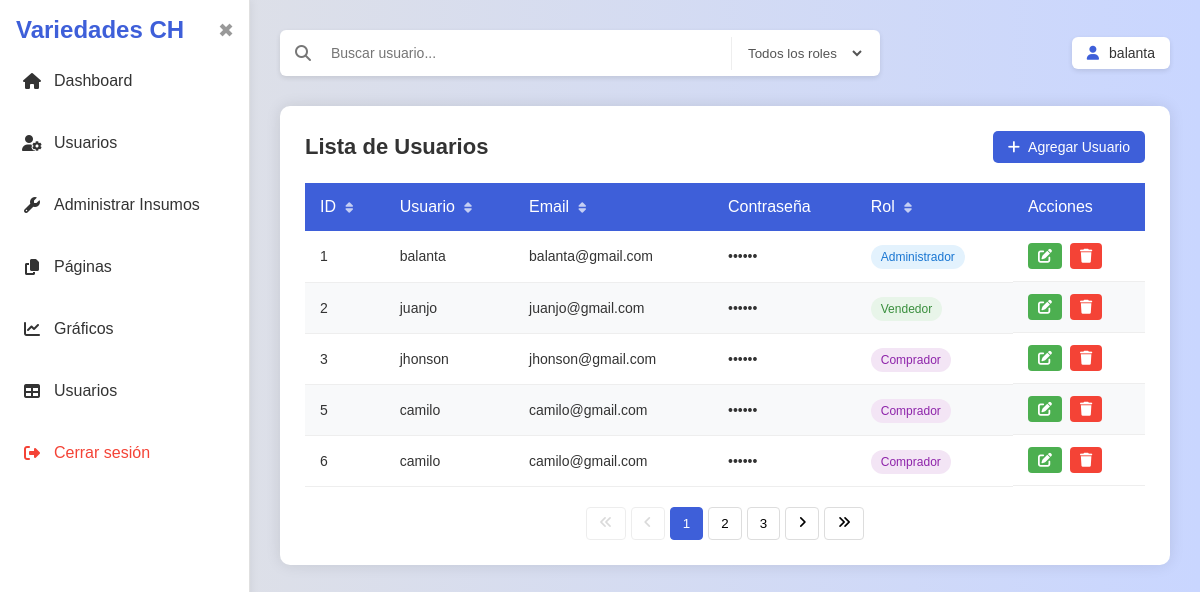
The page /admin.php (signed in) on the database its author committed.
### tables this page shows
CREATE TABLE `usuarios` (
  `id` int(11) NOT NULL,
  `username` varchar(50) NOT NULL,
  `password` varchar(255) NOT NULL,
  `rol` enum('administrador','vendedor','comprador') NOT NULL,
  `email` varchar(100) DEFAULT NULL,
  `fecha_creacion` timestamp NOT NULL DEFAULT current_timestamp()
);

### admin.php (the view, shortened to what this page needs)
<?php
$conn = new mysqli("localhost", "root", "", "gestion_proyectos");
$users = [];
$result = $conn->query("SELECT id, username, email, password, rol FROM usuarios");
if ($result->num_rows > 0) {
    while ($row = $result->fetch_assoc()) {
        $users[] = $row;
    }
}
?>
<!DOCTYPE html>
<html lang="es">
<head>
    <link rel="stylesheet" href="https://cdnjs.cloudflare.com/ajax/libs/font-awesome/6.5.0/css/all.min.css">
    <link rel="stylesheet" href="admin_style.css">
</head>
<body>
    <div class="sidebar" id="sidebar">
        <div class="sidebar-header">
        <h2><span class="brand label-text">Variedades</span> <span class="label-text">CH</span></h2>
            <button class="close-btn" id="closeSidebar">✖</button>
        </div>
        <ul>
        <li><a href="#"><i class="fas fa-home"></i> <span class="label-text">Dashboard</span></a></li>
<li><a href="admin.php"><i class="fas fa-user-cog"></i> <span class="label-text">Usuarios</span></a></li>
<li><a href="administrar_productos.php"><i class="fas fa-wrench"></i> <span class="label-text">Administrar Insumos</span></a></li>
<li><a href="#"><i class="fas fa-copy"></i> <span class="label-text">Páginas</span></a></li>
<li><a href="#"><i class="fas fa-chart-line"></i> <span class="label-text">Gráficos</span></a></li>
<li><a href="#"><i class="fas fa-table"></i> <span class="label-text">Usuarios</span></a></li>
<li><a href="logout.php" class="logout"><i class="fas fa-sign-out-alt"></i> <span class="label-text">Cerrar sesión</span></a></li>
        </ul>
    </div>
    <div class="main-content" id="mainContent">
        <div class="topbar">
            <div class="search-container">
                <i class="fas fa-search"></i>
                <input type="text" placeholder="Buscar usuario..." id="searchInput">
                <select id="roleFilter">
                    <option value="">Todos los roles</option>
                </select>
            </div>
            <div class="user">
                <i class="fas fa-user"></i> <?php echo htmlspecialchars($_SESSION['username']); ?>
            </div>
        </div>
        <div class="card">
            <div class="card-header">
                <h3>Lista de Usuarios</h3>
                <button class="add-user" id="addUserBtn">
                    <i class="fas fa-plus"></i> Agregar Usuario
                </button>
            </div>
            <div class="table-container">
                <table id="usersTable">
                    <thead>
                        <tr>
                            <th>ID <i class="fas fa-sort" data-column="0"></i></th>
                            <th>Usuario <i class="fas fa-sort" data-column="1"></i></th>
                            <th>Email <i class="fas fa-sort" data-column="2"></i></th>
                            <th>Contraseña</th>
                            <th>Rol <i class="fas fa-sort" data-column="4"></i></th>
                            <th>Acciones</th>
                        </tr>
                    </thead>
                    <tbody>
                        <?php foreach ($users as $user): ?>
                        <tr data-id="<?php echo $user['id']; ?>">
                            <td><?php echo $user['id']; ?></td>
                            <td><?php echo htmlspecialchars($user['username']); ?></td>
                            <td><?php echo htmlspecialchars($user['email']); ?></td>
                            <td>••••••</td>
                            <td>
                                <span class="role-badge <?php echo $user['rol'] === 'administrador' ? 'admin' : ($user['rol'] === 'vendedor' ? 'seller' : 'buyer'); ?>">
                                    <?php echo htmlspecialchars($user['rol']); ?>
                                </span>
                            </td>
                            <td class="actions">
                                <button class="edit" data-id="<?php echo $user['id']; ?>">
                                    <i class="fas fa-edit"></i>
                                </button>
                                <button class="delete" data-id="<?php echo $user['id']; ?>">
                                    <i class="fas fa-trash"></i>
                                </button>
                            </td>
                        </tr>
                        <?php endforeach; ?>
                    </tbody>
                </table>
            </div>
            <div class="pagination">
                <button disabled><i class="fas fa-angle-double-left"></i></button>
                <button disabled><i class="fas fa-angle-left"></i></button>
                <button class="active">1</button>
                <button>2</button>
                <button>3</button>
                <button><i class="fas fa-angle-right"></i></button>
                <button><i class="fas fa-angle-double-right"></i></button>
            </div>
        </div>
    </div>
</body>
</html>

### rows shown on the page
usuarios: id "1", username "balanta", email "balanta@gmail.com", rol "Administrador"
usuarios: id "2", username "juanjo", email "juanjo@gmail.com", rol "Vendedor"
usuarios: id "3", username "jhonson", email "jhonson@gmail.com", rol "Comprador"
usuarios: id "5", username "camilo", email "camilo@gmail.com", rol "Comprador"
usuarios: id "6", username "camilo", email "camilo@gmail.com", rol "Comprador"

### other values the page prints
$_SESSION['username'] "balanta"
